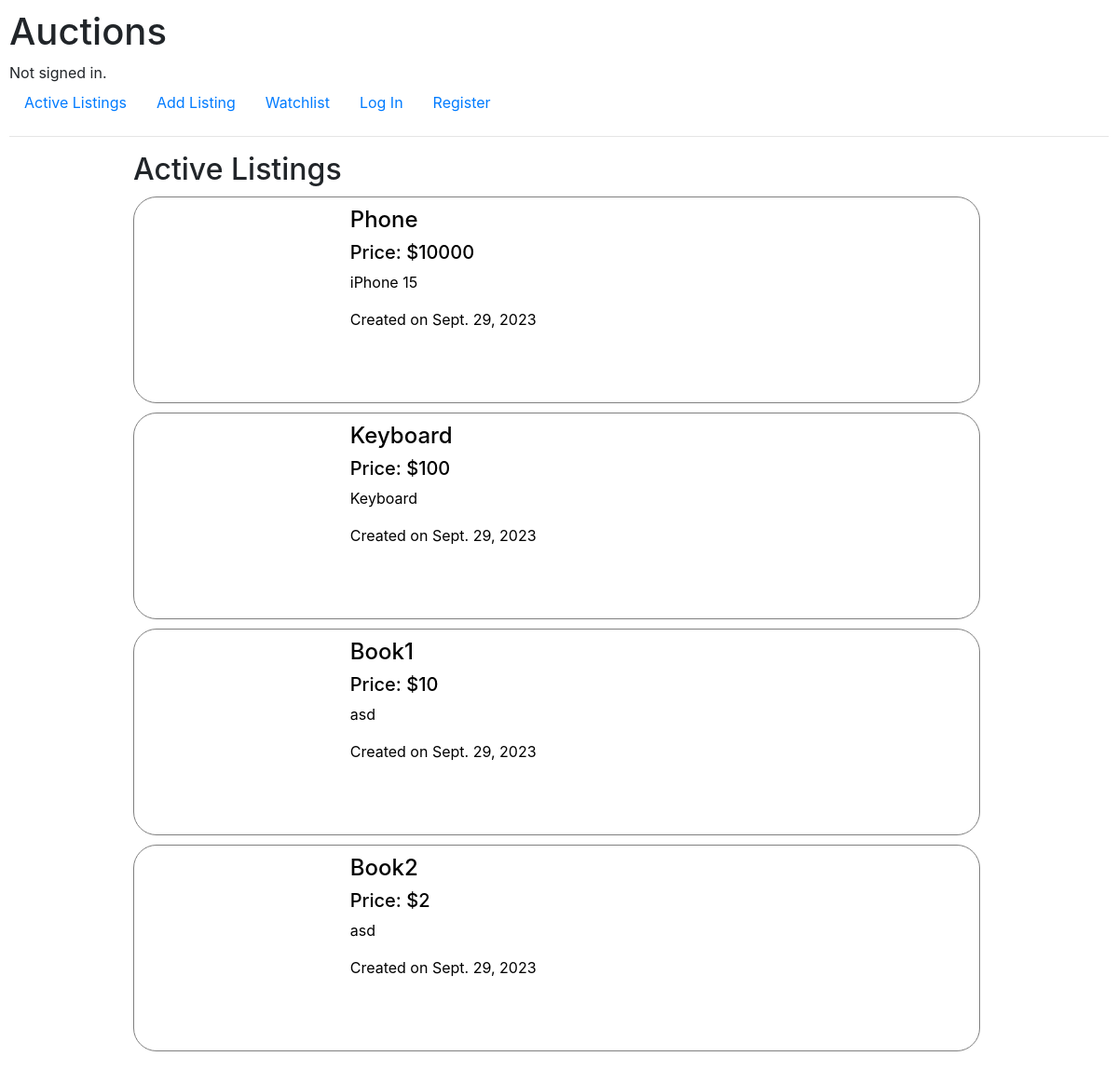
The page / on the database its author committed.
### auctions/models.py (models this page shows, shortened)
class ListingDetails(models.Model):
    CATEGORY_CHOICES = [
                ('1', 'Fashion'),
                ('2', 'Home'),
                ('3', 'Toys'),
                ('4', 'Electronics'),
                ('5', 'Books'),
                ('6', 'Misc'),
                ]
    descr = models.CharField(max_length=1000)
    starting_bid = models.PositiveIntegerField()
    img = models.URLField(blank=True)
    category = models.CharField(max_length=50, blank=True, choices=CATEGORY_CHOICES)
    listing = models.ForeignKey(Listing, on_delete=models.CASCADE)
    date_added = models.DateField(blank=True)

class Listing(models.Model):
    title = models.CharField(max_length=100)
    added_by = models.ForeignKey(User, on_delete=models.CASCADE, related_name='single_reference')
    watchlist = models.ManyToManyField(User, related_name='multiple_reference', null=True, blank=True)

### auctions/views.py (the view)
# urls.py: path("", views.index, name="index"),
def index(request):
    listings_details = ListingDetails.objects.select_related('listing').all()
    all_bids = Bids.objects.select_related('listing').all()
    return render(request, "auctions/index.html", {
        'listings': listings_details,
        'all_bids': all_bids
    })

### auctions/templates/auctions/index.html (shortened to what this page needs)
{% extends "auctions/layout.html" %}
{% block body %}
    <div class="container">
        <h2>Active Listings</h2>
            {% for listing_details in listings %}
                    <a href="{% url 'view' listing_id=listing_details.listing.id title=listing_details.listing.title %}">
                        <div class="listing">
                            <div class="listing-left">
                            </div>
                            <div class="listing-right">
                                <h4>{{ listing_details.listing.title }}</h4>
                                <h5>Price: ${{ listing_details.starting_bid }}</h5>
                                <p>{{ listing_details.descr }}</p>
                                <p>Created on {{ listing_details.date_added }}</p>
                            </div>
                        </div>
                    </a>
            {% endfor %}
    </div>
{% endblock %}

### auctions/static/auctions/styles.css (style rules this page uses)
body { padding: 10px; }
.container { max-width: 80%; margin: auto; }
.listing { display: flex; flex-wrap: wrap; border: 1px grey solid; border-radius: 25px; margin: 10px 5px 10px 0; padding: 10px; }
.container > a:any-link { color: black; }
.listing-left { flex-basis: 25%; height: 200px; }
.listing-right { flex-basis: 65%; }

### rows shown on the page
ListingDetails: listing "Phone", starting_bid "10000", descr "iPhone 15", date_added "Sept. 29, 2023"
ListingDetails: listing "Keyboard", starting_bid "100", descr "Keyboard", date_added "Sept. 29, 2023"
ListingDetails: listing "Book1", starting_bid "10", descr "asd", date_added "Sept. 29, 2023"
ListingDetails: listing "Book2", starting_bid "2", descr "asd", date_added "Sept. 29, 2023"
